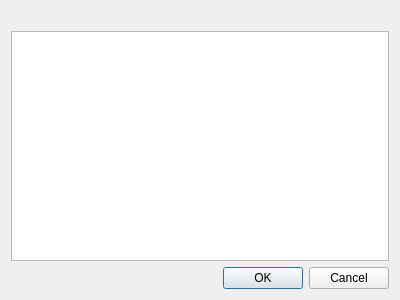
<?xml version="1.0" encoding="UTF-8"?>
<ui version="4.0">
 <class>InstrumentSelectionDialog</class>
 <widget class="QDialog" name="InstrumentSelectionDialog">
  <property name="geometry">
   <rect>
    <x>0</x>
    <y>0</y>
    <width>400</width>
    <height>300</height>
   </rect>
  </property>
  <property name="windowTitle">
   <string>Select instruments</string>
  </property>
  <layout class="QVBoxLayout" name="verticalLayout">
   <item>
    <widget class="QLabel" name="label">
     <property name="text">
      <string/>
     </property>
    </widget>
   </item>
   <item>
    <widget class="QListWidget" name="listWidget"/>
   </item>
   <item>
    <widget class="QDialogButtonBox" name="buttonBox">
     <property name="orientation">
      <enum>Qt::Horizontal</enum>
     </property>
     <property name="standardButtons">
      <set>QDialogButtonBox::Cancel|QDialogButtonBox::Ok</set>
     </property>
    </widget>
   </item>
  </layout>
 </widget>
 <resources/>
 <connections>
  <connection>
   <sender>buttonBox</sender>
   <signal>accepted()</signal>
   <receiver>InstrumentSelectionDialog</receiver>
   <slot>accept()</slot>
   <hints>
    <hint type="sourcelabel">
     <x>248</x>
     <y>254</y>
    </hint>
    <hint type="destinationlabel">
     <x>157</x>
     <y>274</y>
    </hint>
   </hints>
  </connection>
  <connection>
   <sender>buttonBox</sender>
   <signal>rejected()</signal>
   <receiver>InstrumentSelectionDialog</receiver>
   <slot>reject()</slot>
   <hints>
    <hint type="sourcelabel">
     <x>316</x>
     <y>260</y>
    </hint>
    <hint type="destinationlabel">
     <x>286</x>
     <y>274</y>
    </hint>
   </hints>
  </connection>
 </connections>
</ui>
